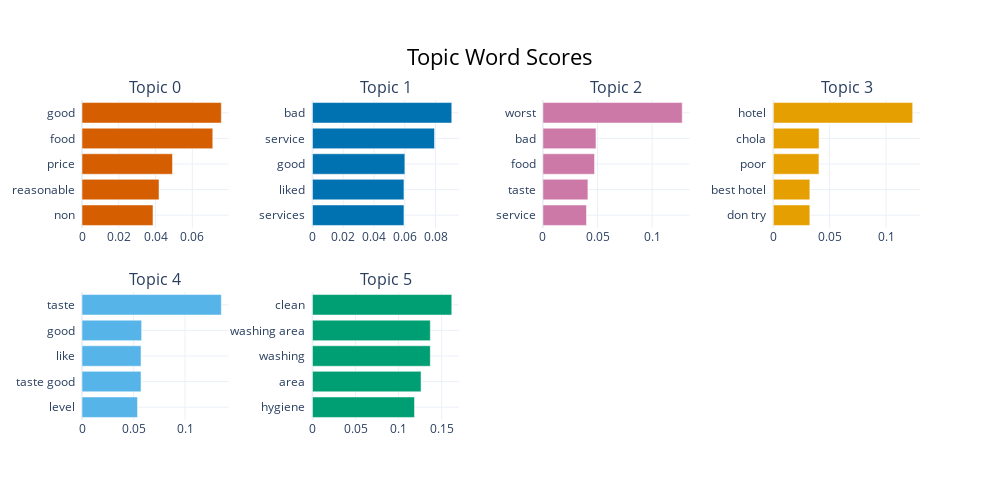

This figure's notebook cell:
### Code cell
model.visualize_barchart(top_n_topics=6)

### Figure 1 — Plotly figure (JSON) as saved in the notebook; plotly's stock layout.template omitted (floating-point values rounded to 4 significant figures)
{"data": [{"marker": {"color": "#D55E00"}, "orientation": "h", "type": "bar", "x": [0.03861, 0.04189, 0.04922, 0.07113, 0.07578], "xaxis": "x", "y": ["non  ", "reasonable  ", "price  ", "food  ", "good  "], "yaxis": "y"}, {"marker": {"color": "#0072B2"}, "orientation": "h", "type": "bar", "x": [0.05946, 0.05946, 0.06005, 0.07931, 0.09054], "xaxis": "x2", "y": ["services  ", "liked  ", "good  ", "service  ", "bad  "], "yaxis": "y2"}, {"marker": {"color": "#CC79A7"}, "orientation": "h", "type": "bar", "x": [0.03991, 0.0412, 0.04727, 0.04859, 0.1275], "xaxis": "x3", "y": ["service  ", "taste  ", "food  ", "bad  ", "worst  "], "yaxis": "y3"}, {"marker": {"color": "#E69F00"}, "orientation": "h", "type": "bar", "x": [0.03238, 0.03238, 0.04045, 0.04057, 0.1237], "xaxis": "x4", "y": ["don try  ", "best hotel  ", "poor  ", "chola  ", "hotel  "], "yaxis": "y4"}, {"marker": {"color": "#56B4E9"}, "orientation": "h", "type": "bar", "x": [0.05385, 0.0573, 0.0573, 0.05787, 0.1352], "xaxis": "x5", "y": ["level  ", "taste good  ", "like  ", "good  ", "taste  "], "yaxis": "y5"}, {"marker": {"color": "#009E73"}, "orientation": "h", "type": "bar", "x": [0.1185, 0.1261, 0.1368, 0.1368, 0.1617], "xaxis": "x6", "y": ["hygiene  ", "area  ", "washing  ", "washing area  ", "clean  "], "yaxis": "y6"}], "layout": {"annotations": [{"font": {"size": 16}, "showarrow": false, "text": "Topic 0", "x": 0.0875, "xanchor": "center", "xref": "paper", "y": 1, "yanchor": "bottom", "yref": "paper"}, {"font": {"size": 16}, "showarrow": false, "text": "Topic 1", "x": 0.3625, "xanchor": "center", "xref": "paper", "y": 1, "yanchor": "bottom", "yref": "paper"}, {"font": {"size": 16}, "showarrow": false, "text": "Topic 2", "x": 0.6375, "xanchor": "center", "xref": "paper", "y": 1, "yanchor": "bottom", "yref": "paper"}, {"font": {"size": 16}, "showarrow": false, "text": "Topic 3", "x": 0.9125, "xanchor": "center", "xref": "paper", "y": 1, "yanchor": "bottom", "yref": "paper"}, {"font": {"size": 16}, "showarrow": false, "text": "Topic 4", "x": 0.0875, "xanchor": "center", "xref": "paper", "y": 0.4, "yanchor": "bottom", "yref": "paper"}, {"font": {"size": 16}, "showarrow": false, "text": "Topic 5", "x": 0.3625, "xanchor": "center", "xref": "paper", "y": 0.4, "yanchor": "bottom", "yref": "paper"}], "height": 500, "hoverlabel": {"bgcolor": "white", "font": {"family": "Rockwell", "size": 16}}, "showlegend": false, "title": {"font": {"color": "Black", "size": 22}, "text": "Topic Word Scores", "x": 0.5, "xanchor": "center", "yanchor": "top"}, "width": 1000, "xaxis": {"anchor": "y", "domain": [0, 0.175], "showgrid": true}, "xaxis2": {"anchor": "y2", "domain": [0.275, 0.45], "showgrid": true}, "xaxis3": {"anchor": "y3", "domain": [0.55, 0.725], "showgrid": true}, "xaxis4": {"anchor": "y4", "domain": [0.825, 1], "showgrid": true}, "xaxis5": {"anchor": "y5", "domain": [0, 0.175], "showgrid": true}, "xaxis6": {"anchor": "y6", "domain": [0.275, 0.45], "showgrid": true}, "xaxis7": {"anchor": "y7", "domain": [0.55, 0.725], "showgrid": true}, "xaxis8": {"anchor": "y8", "domain": [0.825, 1], "showgrid": true}, "yaxis": {"anchor": "x", "domain": [0.6, 1], "showgrid": true}, "yaxis2": {"anchor": "x2", "domain": [0.6, 1], "showgrid": true}, "yaxis3": {"anchor": "x3", "domain": [0.6, 1], "showgrid": true}, "yaxis4": {"anchor": "x4", "domain": [0.6, 1], "showgrid": true}, "yaxis5": {"anchor": "x5", "domain": [0, 0.4], "showgrid": true}, "yaxis6": {"anchor": "x6", "domain": [0, 0.4], "showgrid": true}, "yaxis7": {"anchor": "x7", "domain": [0, 0.4], "showgrid": true}, "yaxis8": {"anchor": "x8", "domain": [0, 0.4], "showgrid": true}}}
